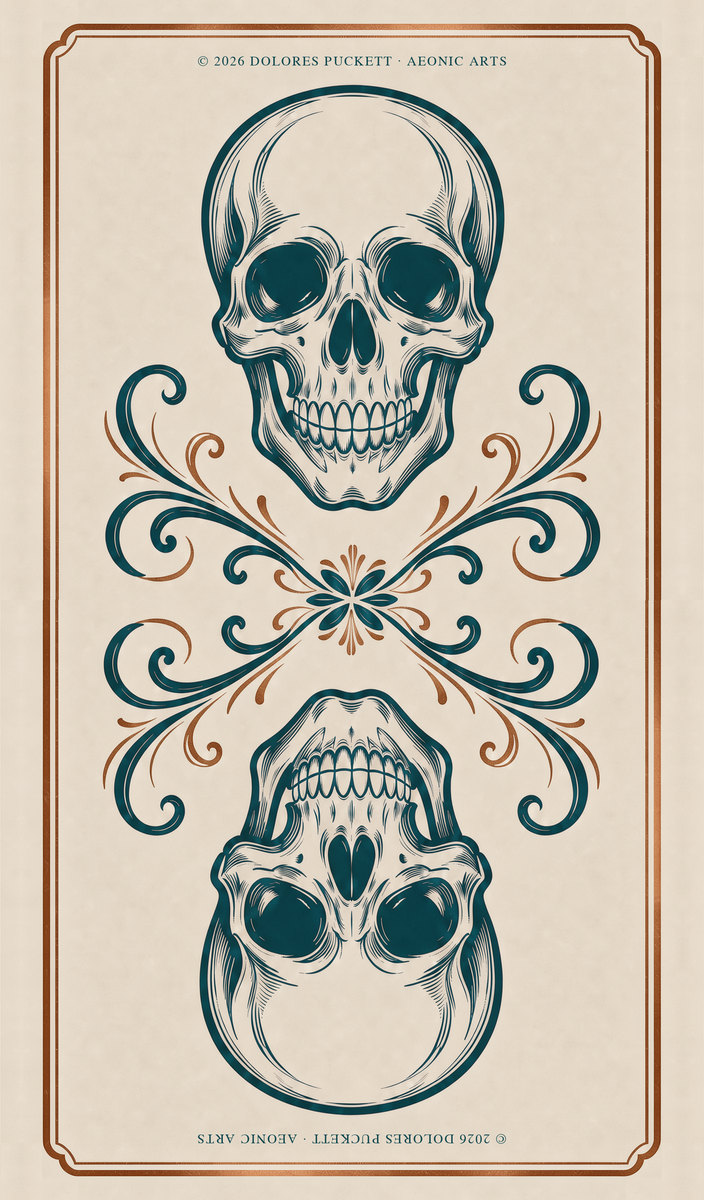
#> input picture img/card-back.jpg, 704 x 1200 px
$ python build2.py ../img/card-back.jpg ../img/card-back.jpg
#> lines starting #> are read from the running program, lines starting #| are printed output that depends on the picture; after the words box and inside, x2 and y2 are one past the last pixel; in counts of white or black regions, pixels touching at a corner belong together
import sys, math
from PIL import Image, ImageDraw, ImageOps
import numpy as np
from scipy import ndimage

SRC, OUT = sys.argv[1], sys.argv[2]
src = Image.open(SRC).convert('RGB')
#> src is the input picture: PIL image 704x1200 RGB; mean R, G, B 197.3, 189.7, 175.3
a = np.asarray(src); g = np.asarray(ImageOps.grayscale(src))
#> after `g = np.asarray(ImageOps.grayscale(src))`:
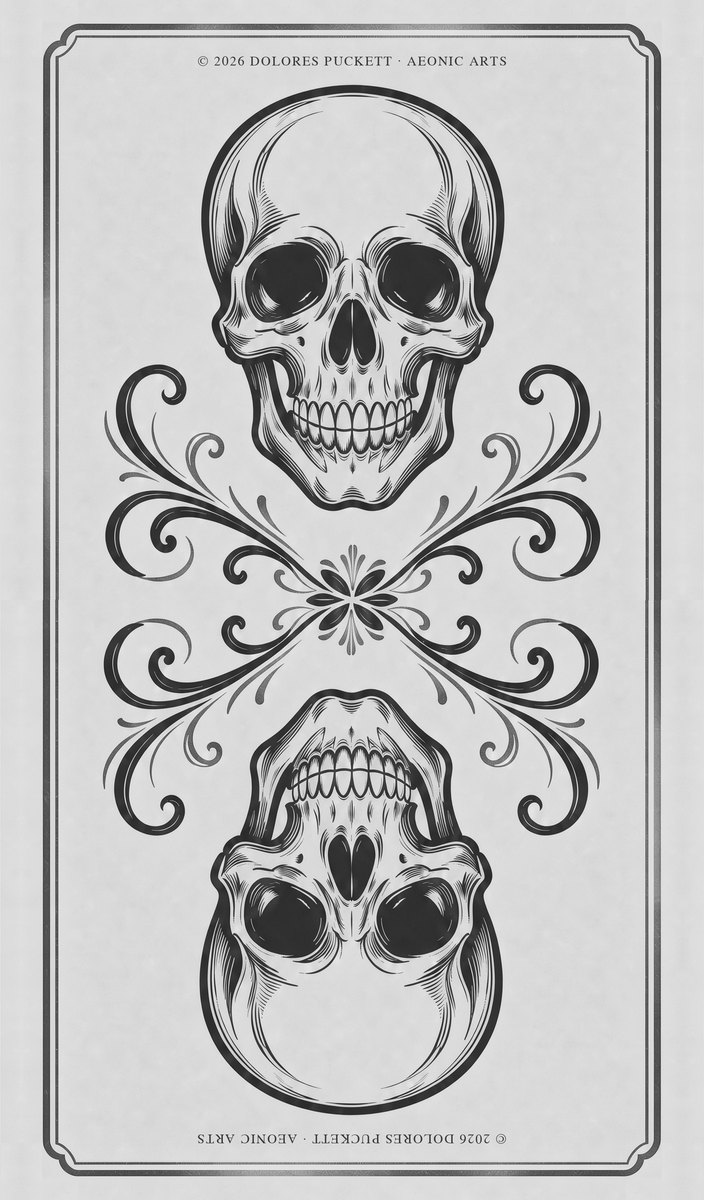
#> g: shape (1200, 704); min 14, max 253, mean 190.4
CREAM = np.median(a[g > 200], axis=0)
#> CREAM = [229, 216, 200]
INK = np.median(a[g < 60], axis=0)
#> INK = [11, 63, 71]

TW, TH = 958, 1642
PX_MM = TW / 70.0
BLEED, BAND, GAP, KEY = round(3 * PX_MM), round(4 * PX_MM), 10, 4
ART_INSET = BAND + GAP + KEY + 10
crop = src.crop((37, 33, 920, 1609))               # art inside the old border
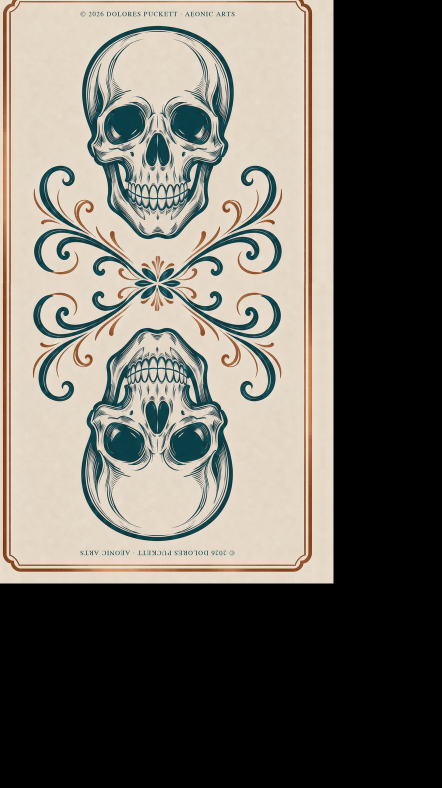
#> crop: PIL image 883x1576 RGB (shown at 1/2 size); mean R, G, B 109, 105.1, 97.2
CCX, CCY = 441.5, 788.0                             # rotation centre (continuous, crop coords)
BX, BY, BW, BH = 291, 638, 301, 300                 # work box centred on it
S = 4                                               # supersampling for drawn elements
rng = np.random.default_rng(11)

def rot(x): return x[::-1, ::-1]
def noise(shape, cell):
    gh, gw = shape[0] // cell + 3, shape[1] // cell + 3
    n = np.asarray(Image.fromarray(rng.standard_normal((gh, gw)).astype(np.float32), 'F')
                   .resize((shape[1], shape[0]), Image.BICUBIC))
    return n / (n.std() + 1e-6)
def even(n): return (n + rot(n)) / math.sqrt(2)     # same after a 180-degree turn
def odd(n): return (n - rot(n)) / math.sqrt(2)      # displacement that stays symmetric

import os
def roughen(mask, strength=1.0, specks=True):
    if os.environ.get('ROUGH') == '0':
        return (mask > 0.5).astype(np.float32)
    """Hand-inked look: wobbly path, uneven weight, ragged edges. Keeps 180-degree symmetry."""
    H, W = mask.shape
    yy, xx = np.mgrid[0:H, 0:W].astype(np.float32)
    dx, dy = odd(noise((H, W), 110)) * 5.0 * strength, odd(noise((H, W), 110)) * 5.0 * strength
    m = ndimage.map_coordinates(mask, [yy + dy, xx + dx], order=1, mode='constant')
    m = ndimage.gaussian_filter(m, 3.0)
    near = np.clip(m * 3.0, 0, 1)                    # texture only on and beside the lines
    v = m + near * strength * (0.20 * even(noise((H, W), 180)) + 0.10 * even(noise((H, W), 5)))
    hard = ((v > 0.5) & (m > 0.08)).astype(np.float32)
    if specks:
        sp = (even(noise((H, W), 3)) > 2.7) & (m < 0.85)      # tiny dry-brush gaps near edges
        hard[sp] = 0
    return hard

def canvas4():
    im = Image.new('L', (BW * S, BH * S), 0)
    return im, ImageDraw.Draw(im), BW * S / 2, BH * S / 2   # centre (602, 600)

def to_alpha(mask4):
    return np.asarray(Image.fromarray((mask4 * 255).astype(np.uint8)).resize((BW, BH), Image.LANCZOS)) / 255.0

# ---------- A: Vesica Piscis, roughened ----------
def vesica():
    im, d, cx, cy = canvas4()
    R, lw, thin = 78, 4.5, 3.0
    def circ(x, y, r, w): d.ellipse([cx + (x - r) * S, cy + (y - r) * S, cx + (x + r) * S, cy + (y + r) * S], outline=255, width=round(w * S))
    def line(p, q, w): d.line([cx + p[0] * S, cy + p[1] * S, cx + q[0] * S, cy + q[1] * S], fill=255, width=round(w * S))
    def dot(x, y, r): d.ellipse([cx + (x - r) * S, cy + (y - r) * S, cx + (x + r) * S, cy + (y + r) * S], fill=255)
    circ(0, -R / 2, R, lw); circ(0, R / 2, R, lw)
    hw = R * math.sqrt(3) / 2
    line((0, -R * 1.5), (0, R * 1.5), thin); line((-hw, 0), (hw, 0), thin)
    for p, q in [((0, -R / 2), (hw, 0)), ((hw, 0), (0, R / 2)), ((0, R / 2), (-hw, 0)), ((-hw, 0), (0, -R / 2))]:
        line(p, q, thin)
    dot(0, -R / 2, 4.5); dot(0, R / 2, 4.5); dot(0, 0, 3.5)
    m = np.asarray(im) / 255.0
    m = np.maximum(m, rot(m))
    return to_alpha(roughen(m))

# ---------- B: rose pair, cut from the corner rose ----------
def rose_pair():
    poly = [(39,34),(100,34),(115,50),(175,55),(180,71),(210,71),(217,85),(235,115),(235,170),
            (195,210),(175,245),(155,265),(120,260),(105,305),(50,315),(39,305)]
    m = Image.new('L', src.size, 0); ImageDraw.Draw(m).polygon(poly, fill=255)
    dark = (255 - np.asarray(ImageOps.grayscale(src)).astype(np.float32)) / 255.0
    dark = np.clip((dark - 0.06) / 0.9, 0, 1) * (np.asarray(m) / 255.0)
    lab, n = ndimage.label(dark > 0.5)
    sizes = ndimage.sum(dark > 0.5, lab, range(1, n + 1))
    keep = np.isin(lab, [i + 1 for i, sz in enumerate(sizes) if sz >= 400])
    keep = ndimage.binary_dilation(keep, iterations=2)
    dark = dark * keep
    ys, xs = np.nonzero(dark > 0.1)
    rose = dark[ys.min():ys.max() + 1, xs.min():xs.max() + 1]
    target_h = 116
    sc = target_h / rose.shape[0]
    rim = Image.fromarray((rose * 255).astype(np.uint8)).resize(
        (round(rose.shape[1] * sc), target_h), Image.LANCZOS)
    A = np.zeros((BH, BW), np.float32)
    r = np.asarray(rim) / 255.0
    top = 150 - 4 - target_h                       # top rose sits in the upper cranium
    left = round(150.5 - r.shape[1] / 2)
    A[top:top + r.shape[0], left:left + r.shape[1]] = r
    return np.maximum(A, rot(A))

# ---------- C: NOON ambigram ----------
def noon():
    im, d, cx, cy = canvas4()
    k = 0.92
    def P(pts, ox, oy): return [(cx + (ox + x * k) * S, cy + (oy + y * k) * S) for x, y in pts]
    w, h, st, dt, sf = 38, 56, 6, 13, 5
    # N built from its own 180-degree-symmetric parts (top-left box at ox, oy)
    def N(ox, oy):
        parts = [
            [(0, 0), (st, 0), (st, h), (0, h)],                      # left stem
            [(w - st, 0), (w, 0), (w, h), (w - st, h)],              # right stem
            [(0, 0), (dt, 0), (w, h), (w - dt, h)],                  # thick diagonal
            [(-sf, h - 3.5), (st + sf, h - 3.5), (st + sf, h), (-sf, h)],          # foot serif
            [(w - st - sf, 0), (w + sf, 0), (w + sf, 3.5), (w - st - sf, 3.5)],    # its partner
            [(-sf, 0), (st, 0), (st, 3.5), (-sf, 3.5)],              # head spur
            [(w - st, h - 3.5), (w + sf, h - 3.5), (w + sf, h), (w - st, h)],      # its partner
        ]
        for p in parts: d.polygon(P(p, ox, oy), fill=255)
    # O as a pointed almond (a vesica shape), thick sides, fine tips
    def O(ocx, oy):
        aw, bh = 17, 28
        def lens(a_, b_):
            ys = np.linspace(-b_, b_, 120)
            xs = a_ * (1 - (np.abs(ys) / b_) ** 1.8)
            return [(x, y) for x, y in zip(xs, ys)] + [(-x, y) for x, y in zip(xs[::-1], ys[::-1])]
        d.polygon(P(lens(aw, bh), ocx, oy), fill=255)
        d.polygon(P(lens(aw - 8.5, bh - 5), ocx, oy), fill=0)
    gapx = 8
    n1x = -(w + gapx + 34 + gapx / 2) * 1.0            # left edge of first N
    N(n1x, -h / 2)
    O(n1x + w + gapx + 17, 0)
    m = np.asarray(im) / 255.0
    m = np.maximum(m, rot(m))                         # right half = left half turned over
    # rules with a diamond above and below the word
    im2, d2, cx2, cy2 = canvas4()
    for sgn in (-1, 1):
        y = sgn * 46
        d2.line([cx2 - 62 * S, cy2 + y * S, cx2 + 62 * S, cy2 + y * S], fill=255, width=round(2.6 * S))
        dm = 6
        d2.polygon([(cx2, cy2 + (y - dm) * S), (cx2 + dm * S, cy2 + y * S), (cx2, cy2 + (y + dm) * S), (cx2 - dm * S, cy2 + y * S)], fill=255)
        for ex in (-66, 66):
            d2.ellipse([cx2 + (ex - 2.5) * S, cy2 + (y - 2.5) * S, cx2 + (ex + 2.5) * S, cy2 + (y + 2.5) * S], fill=255)
    m = np.maximum(m, np.asarray(im2) / 255.0)
    return to_alpha(roughen(m))

def card(alpha):
    art = np.asarray(crop).astype(np.float32).copy()
    reg = art[BY:BY + BH, BX:BX + BW]
    if isinstance(alpha, tuple):
        alpha, cover = alpha
        reg = reg * (1 - cover[..., None]) + CREAM * cover[..., None]
    art[BY:BY + BH, BX:BX + BW] = reg * (1 - alpha[..., None]) + INK * alpha[..., None]
    art = Image.fromarray(np.clip(art, 0, 255).astype(np.uint8))
    s = min((TW - 2 * ART_INSET) / art.width, (TH - 2 * ART_INSET) / art.height)
    art = art.resize((round(art.width * s), round(art.height * s)), Image.LANCZOS)
    sx, sy = art.width / crop.width, art.height / crop.height
    W, H = TW + 2 * BLEED, TH + 2 * BLEED
    cv = Image.new('RGB', (W, H), tuple(int(v) for v in INK))
    dd = ImageDraw.Draw(cv)
    dd.rectangle([BLEED + BAND, BLEED + BAND, W - 1 - BLEED - BAND, H - 1 - BLEED - BAND], fill=tuple(int(v) for v in CREAM))
    k0 = BLEED + BAND + GAP
    dd.rectangle([k0, k0, W - 1 - k0, H - 1 - k0], outline=tuple(int(v) for v in INK), width=KEY)
    cv.paste(art, (round(W / 2 - CCX * sx), round(H / 2 - CCY * sy)))
    return cv


# ---------- B2: a new rose, seen from above, same both ways ----------
def rose_top():
    """Top-view rose. Returns (ink_alpha, cover_alpha): cover = where the bloom hides the art behind it."""
    im, d, cx, cy = canvas4()                   # ink
    cov, dc, _, _ = canvas4()                   # bloom/leaf silhouette
    def P(x, y): return (cx + x * S, cy + y * S)
    def box(ox, oy, r): return [cx + (ox - r) * S, cy + (oy - r) * S, cx + (ox + r) * S, cy + (oy + r) * S]
    def leaf(ang_deg, base, tip, half):
        ang = math.radians(ang_deg); ux, uy = math.cos(ang), math.sin(ang); vx, vy = -uy, ux
        def L(s_, o_): return P(ux * s_ + vx * o_, uy * s_ + vy * o_)
        def outline(inset):
            pts = []
            for sgn in (1, -1):
                rng_ = range(41) if sgn == 1 else range(40, -1, -1)
                for i in rng_:
                    f = i / 40; s_ = base + inset + (tip - base - 2 * inset) * f
                    pts.append(L(s_, sgn * (half - inset) * math.sin(math.pi * f) ** 0.8))
            return pts
        d.polygon(outline(0), fill=255); d.polygon(outline(4.5), fill=0)
        dc.polygon(outline(0), fill=255)
        d.line([L(base - 2, 0), L(tip - 6, 0)], fill=255, width=round(2.6 * S))
        for f in (0.3, 0.5, 0.7):
            s_ = base + (tip - base) * f
            for sg in (-1, 1):
                d.line([L(s_, 0), L(s_ + 10, sg * (half - 6))], fill=255, width=round(1.8 * S))
    # leaves first (they sit behind the bloom); partner leaves come from the 180-degree copy
    leaf(-115, 52, 122, 17)
    leaf(-58, 60, 112, 13)
    def petal(ox, oy, r, lw, lip_ang=None, lip=0):
        d.ellipse(box(ox, oy, r), fill=0, outline=255, width=round(lw * S))
        dc.ellipse(box(ox, oy, r), fill=255)
        if lip:
            d.arc(box(ox, oy, r - lip), lip_ang - 38, lip_ang + 38, fill=255, width=round(lw * 0.75 * S))
    def ring(n, rho, r, phase, lw, lip):
        half_n = n // 2
        for k in range(half_n):                 # paint opposite petals together: keeps 180-degree symmetry
            for kk in (k, k + half_n):
                al = phase + kk * 360 / n
                petal(rho * math.cos(math.radians(al)), rho * math.sin(math.radians(al)), r, lw, al, lip)
    ring(6, 41, 35, 0, 4.8, 8)
    ring(6, 25, 28, 30, 4.4, 7)
    ring(4, 12, 21, 15, 4.0, 6)
    d.ellipse(box(0, 0, 15), fill=0, outline=255, width=round(3.8 * S))
    dc.ellipse(box(0, 0, 15), fill=255)
    for arm in (0, math.pi):                     # bud: two open, interlocking curls
        pts = []
        for i in range(120):
            tt = i / 119; r_ = 3.0 + 8.0 * tt; th = arm + tt * 2 * math.pi * 0.62
            pts.append(P(r_ * math.cos(th), r_ * math.sin(th)))
        d.line(pts, fill=255, width=round(2.6 * S), joint='curve')
    m = np.asarray(im) / 255.0; c = np.asarray(cov) / 255.0
    # a petal drawn later must also win on the other half: rebuild symmetric by rotating the painted result
    m = np.maximum(m, rot(m)) * np.maximum(c, rot(c))
    c = np.maximum(c, rot(c))
    return to_alpha(roughen(m, strength=0.7)), to_alpha(c)

# ---------- C2: AEONIC / ARTS, with its upside-down twin below ----------
def name_pair():
    from PIL import ImageFont
    im, d, cx, cy = canvas4()
    font_big = ImageFont.truetype('/usr/share/fonts/truetype/dejavu/DejaVuSerif-Bold.ttf', round(38 * S))
    font_small = ImageFont.truetype('/usr/share/fonts/truetype/dejavu/DejaVuSerif-Bold.ttf', round(28 * S))
    def tracked(text, font, y_mid, track):
        widths = [d.textlength(ch, font=font) for ch in text]
        total = sum(widths) + track * S * (len(text) - 1)
        x = cx - total / 2
        for ch, w_ in zip(text, widths):
            d.text((x, cy + y_mid * S), ch, font=font, fill=255, anchor='lm')
            x += w_ + track * S
    tracked('AEONIC', font_big, -78, 3.5)
    tracked('ARTS', font_small, -40, 7)
    # small flourish between ARTS and the centre
    for ex in (-46, 46):
        d.line([cx + (ex - 14 * (1 if ex > 0 else -1)) * S, cy - 40 * S, cx + ex * S, cy - 40 * S],
               fill=255, width=round(2.2 * S))
    m = np.asarray(im) / 255.0
    # centre divider: rule with a diamond, symmetric by itself
    im2, d2, cx2, cy2 = canvas4()
    d2.line([cx2 - 56 * S, cy2, cx2 + 56 * S, cy2], fill=255, width=round(2.6 * S))
    dm = 6
    d2.polygon([(cx2, cy2 - dm * S), (cx2 + dm * S, cy2), (cx2, cy2 + dm * S), (cx2 - dm * S, cy2)], fill=255)
    for ex in (-60, 60):
        d2.ellipse([cx2 + (ex - 2.5) * S, cy2 - 2.5 * S, cx2 + (ex + 2.5) * S, cy2 + 2.5 * S], fill=255)
    m = np.maximum(np.maximum(m, rot(m)), np.asarray(im2) / 255.0)
    return to_alpha(roughen(m, strength=0.45, specks=False))

BUILDS = {'A_vesica-piscis-inked': vesica, 'B_rose-pair': rose_pair, 'C_noon-ambigram': noon,
          'B2_new-rose': rose_top, 'C2_aeonic-arts': name_pair}
for name in (sys.argv[3:] or list(BUILDS)):
    card(BUILDS[name]()).save(f'{OUT}/design1_{name}_print-with-bleed.png', dpi=(348, 348))
    print('built', name)
#> this loop made 5 passes
#> pass 1, in vesica, `m = np.asarray(im) / 255.0`:
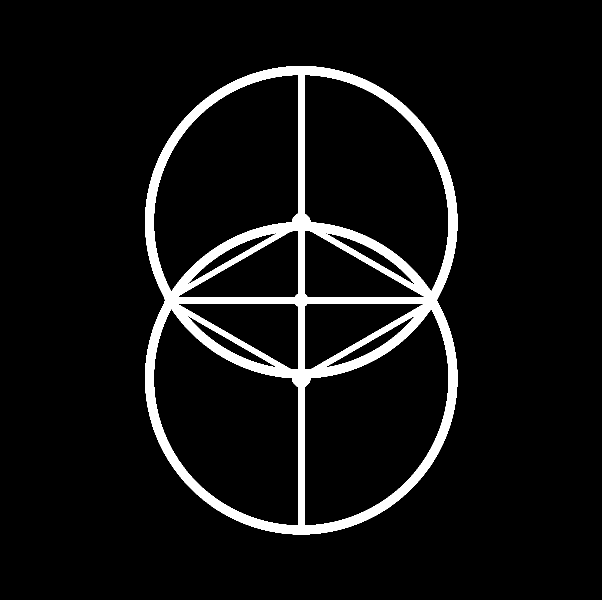
#> m: shape (1200, 1204) float64 (shown at 1/2 size); values 0 (black) and 1 (white), 6.6% white; 1 white region, box (x1, y1, x2, y2) and area: (290, 132, 915, 1069) 94843
#> pass 1, in vesica, `m = np.maximum(m, rot(m))`:
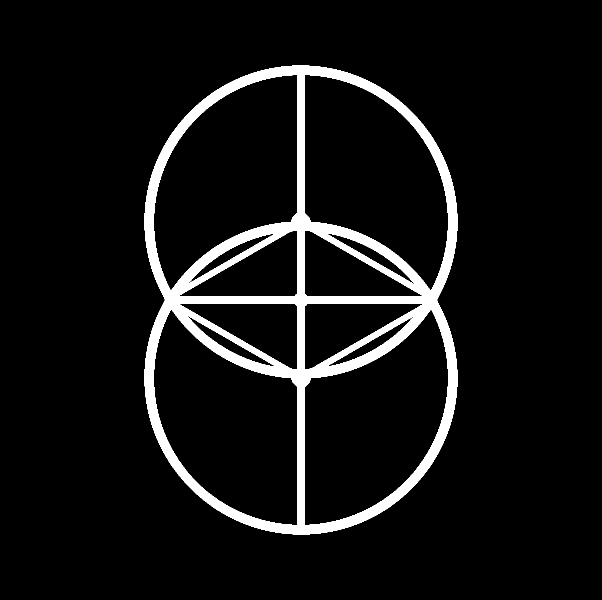
#> m: shape (1200, 1204) float64 (shown at 1/2 size); values 0 (black) and 1 (white), 7% white; 1 white region, box (x1, y1, x2, y2) and area: (289, 131, 915, 1069) 101416
#> pass 1, in roughen, `m = ndimage.map_coordinates(mask, [yy + dy, xx + dx], order=1, mode='c..`:
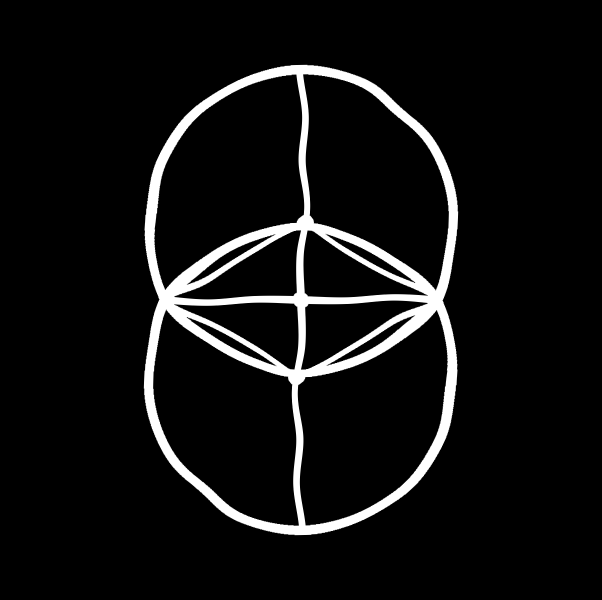
#> m: shape (1200, 1204) float64 (shown at 1/2 size); min 0, max 1, mean 0.0695
